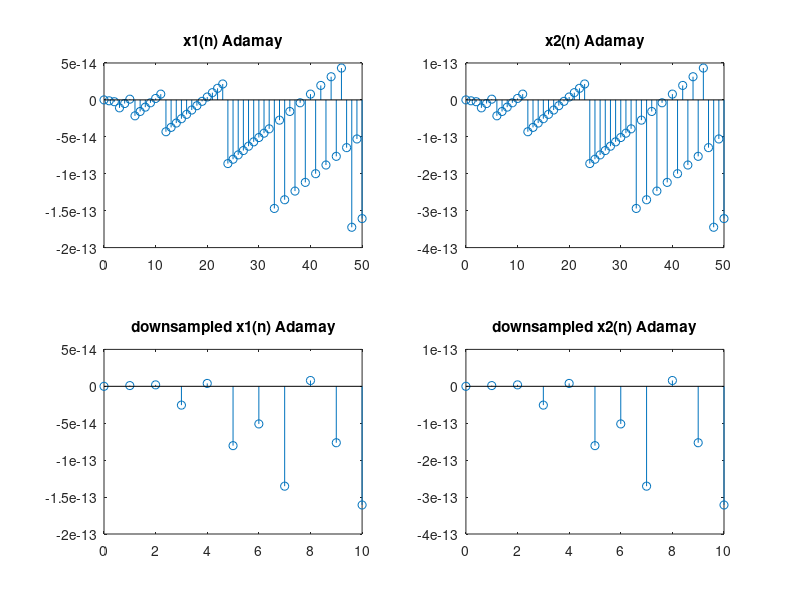

The MATLAB source for this figure:
N=51;
n=0:N-1;
N_Freq1=input('Enter the value of normalized frequency1: '); %0.15
x1=sin(2*pi*N_Freq1*n);
N_Freq2=input('Enter the value of normalized frequency2: '); %0.1
N_Freq3=input('Enter the value of normalized frequency3: '); %0.3
x2=sin(2*pi*N_Freq2*n)+sin(2*pi*N_Freq3*n);
M=input('Value of down sampling factor: '); %5
y1=downsample(x1,M);
L1=length(y1);
y2=downsample(x2,M);
L2=length(y2);
subplot(2,2,1);
stem(0:N-1,x1(1:N));
title('x1(n) Adamay');
subplot(2,2,2);
stem(0:N-1,x2(1:N));
title('x2(n) Adamay');
subplot(2,2,3);
stem(0:L1-1,y1(1:L1));
title('downsampled x1(n) Adamay');
subplot(2,2,4);
stem(0:L2-1,y2(1:L2));
title('downsampled x2(n) Adamay')
